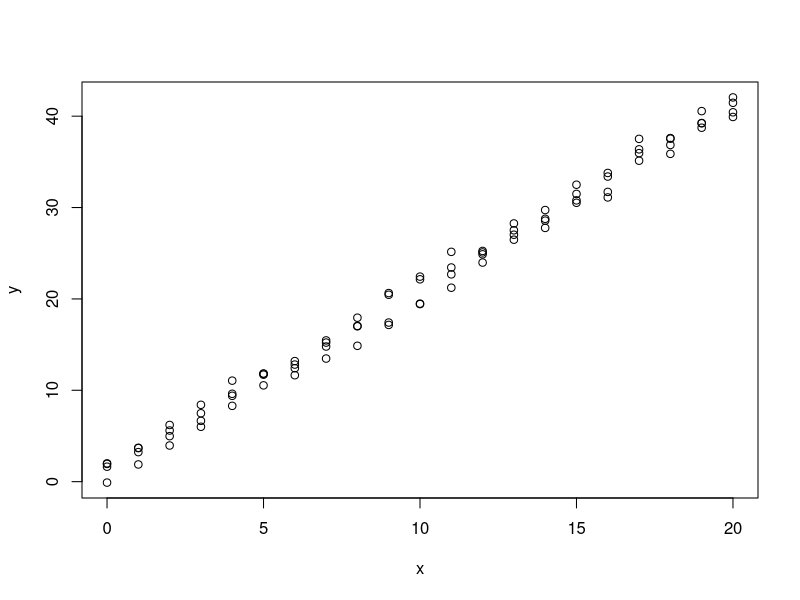
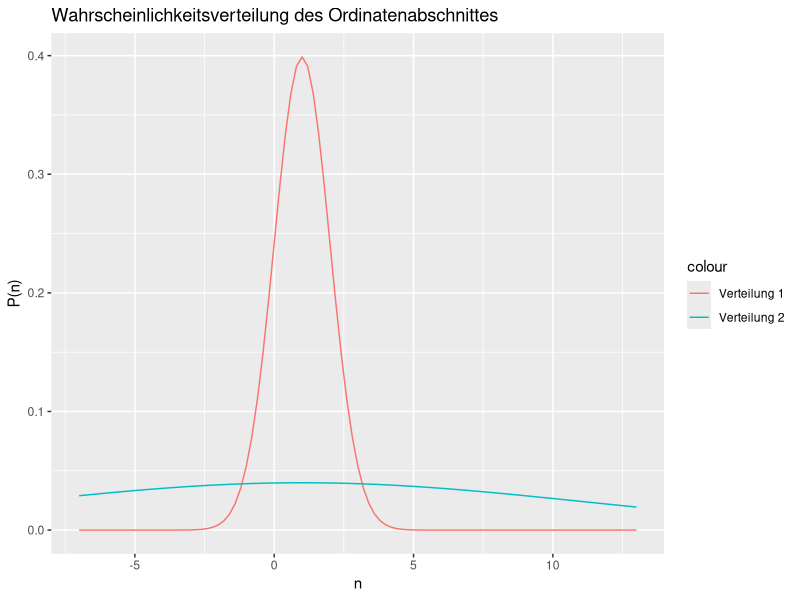

Recreate these plots in R, in order.
## ---- chunk 1
knitr::opts_chunk$set(
  collapse = TRUE,
  comment = "#>",
  fig.path = "man/figures/README-",
  out.width = "100%"
)

library(ggplot2)
library(dplyr)
## ---- chunk 2
# simple linear regression
#
# y ~ mx+n+epsilon
# y ~ N(mx+n, sigma)

# true data generating process
n <- 1
m <- 2
sigma <- 1

# done a series of experiments and repeated it 4 times
x <- rep.int(x = seq(from = 0, to = 20, by = 1),
             times = 4)
y <- sapply(x, function(i){
  rnorm(n = 1,
        mean = m * i + n,
        sd = sigma)
})

df <- dplyr::tibble(x = x,
                    y = y)
## ---- chunk 3
plot(df)
## ---- chunk 4
mean_sim <- 1
std_sim <- 1

lcb <- ((mean_sim - (3 * std_sim)) - 5)
ucb <- (((2 * mean_sim) + (3 * (2 * std_sim))) + 5)

ggplot(data = data.frame(u = c(lcb, ucb)),
       mapping = aes(x = u)) +
  stat_function(mapping = aes(colour = "Verteilung 1"),
                fun = dnorm,
                args = list(mean = mean_sim,
                            sd = 1)) +
  stat_function(mapping = aes(colour = "Verteilung 2"),
                fun = dnorm,
                args = list(mean = mean_sim,
                            sd = 10)) +
  labs(x = "n",
       y = "P(n)",
       title = "Wahrscheinlichkeitsverteilung des Ordinatenabschnittes")
## ---- chunk 5
prior_prob <- function(n, mean_n = 0., sd_n = 1., log =FALSE){
  # returns normal densitiy of n
  stats::dnorm(n, mean_n, sd_n, log = FALSE)
}
prior_sample <- function(n=1, mean_n = 0, sd_n = 1){
  # returns a sample from the normal 
  stats::rnorm(n, mean = mean_n, sd = sd_n)
}
## ---- chunk 6
likelihood_prob <- function(y,mean_y=0, sd_y=1){
  stats::dnorm(y, mean_y, sd_y)
}

likelihood_sample <- function(n=1, mean_y=0., sd_y=1.){
  stats::rnorm(n, mean = mean_y, sd = sd_y)}
